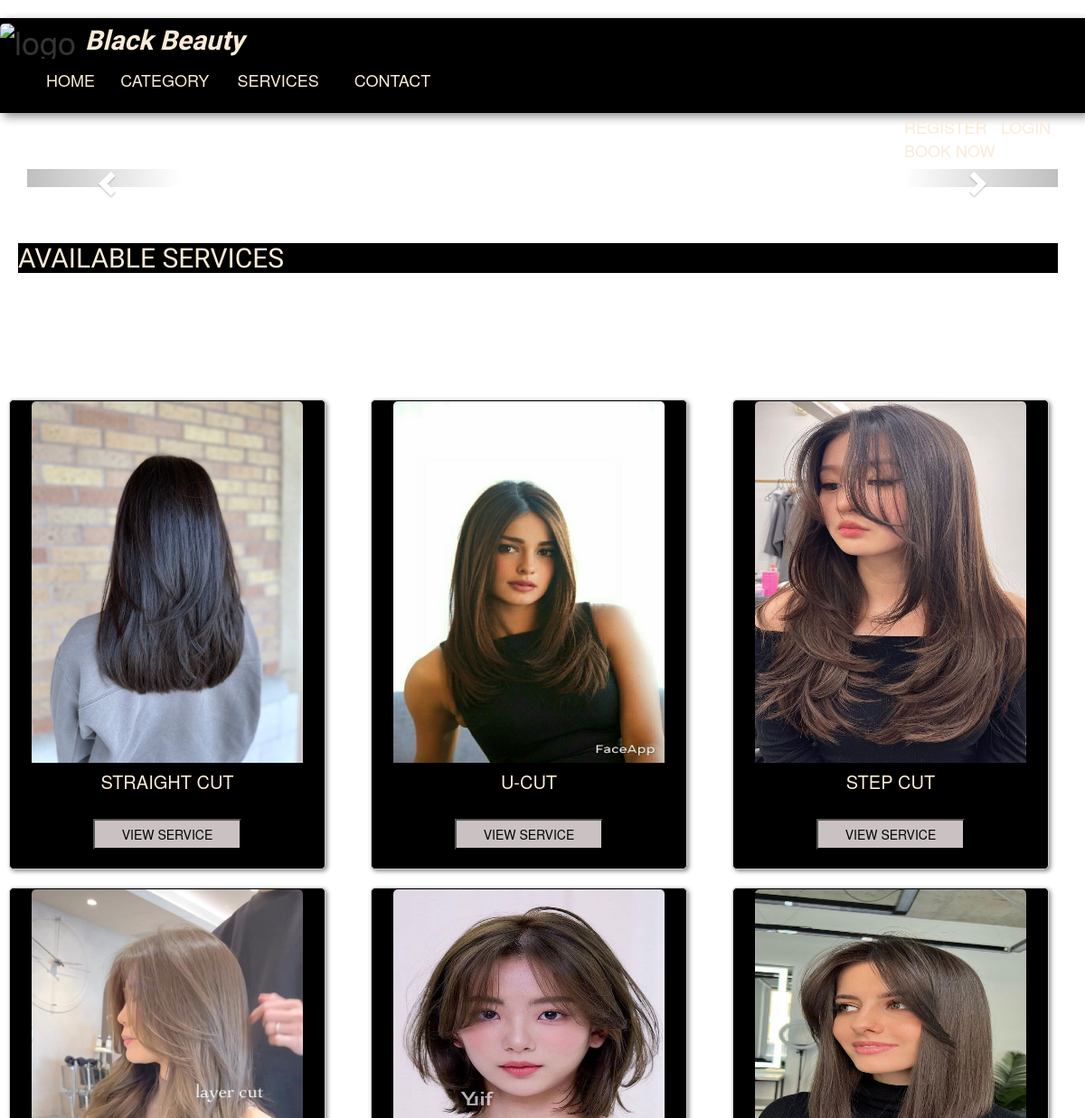
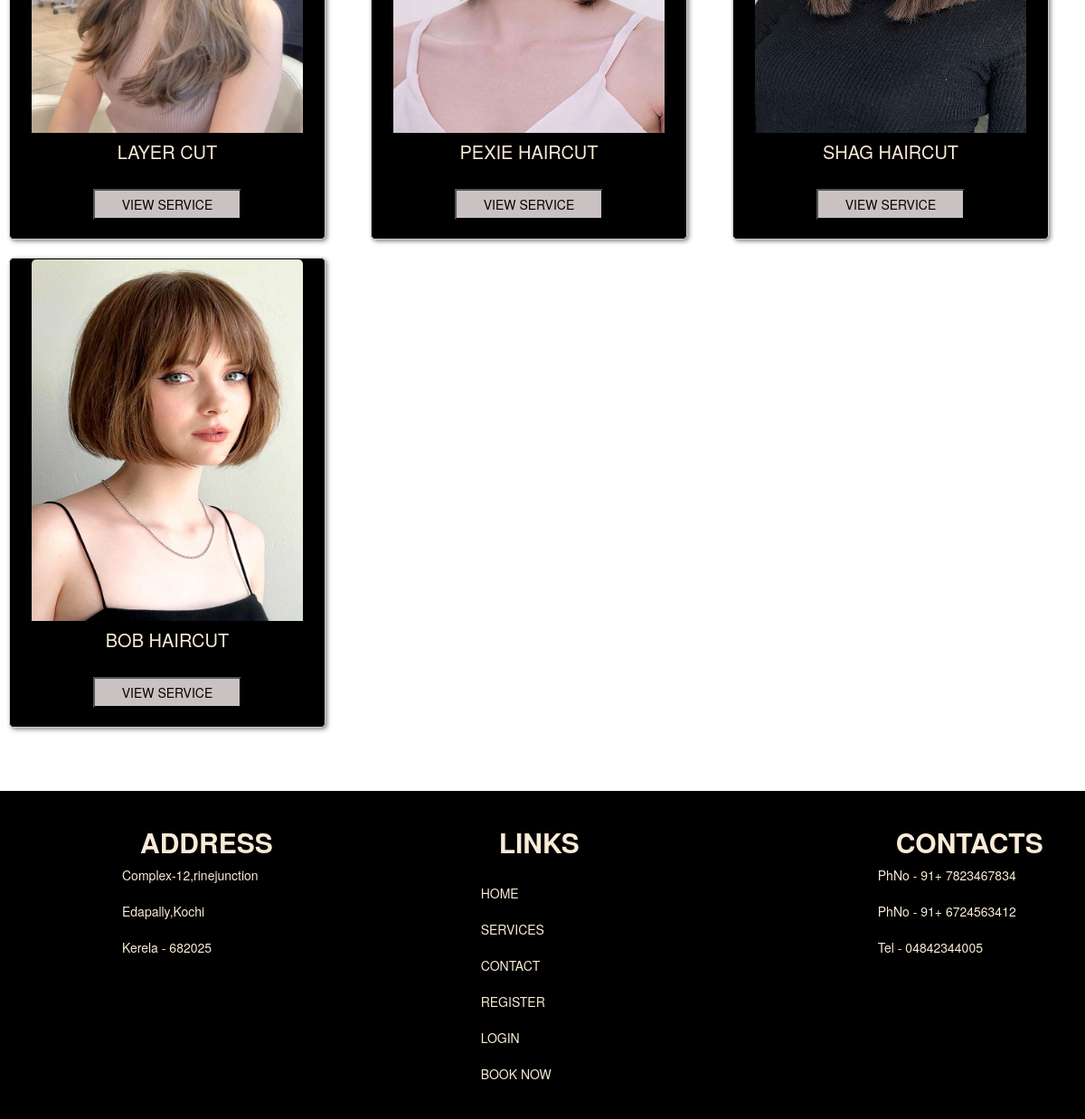
The page /services/HAIRCUT/ on the database its author committed (2 pictures, top to bottom).
### AdminApp/models.py (models this page shows)
class Services(models.Model):
    Add_Services=models.CharField(max_length=60)
    Price=models.IntegerField()
    Image=models.ImageField(upload_to='image',default="null.jpg")
    categoryid=models.CharField(max_length=100,default='')

### user/views.py (the view)
# urls.py: path('services/<str:categoryid>/',views.services,name='services'),
def services(request,categoryid):
    if(categoryid =="all"):
        data=Services.objects.all()
    else:
        data=Services.objects.filter(categoryid=categoryid)
    data1=Category.objects.all()
    return render(request,'services.html',{'data':data,'data1':data1})

### user/templates/services.html (shortened to what this page needs)
{% extends 'contact.html' %}
{% load static %}
{% block content %}
    <head>
        <link rel="stylesheet" href="{% static 'saloncards.css' %}">
        <link rel="stylesheet" href="https://maxcdn.bootstrapcdn.com/bootstrap/3.4.1/css/bootstrap.min.css">
    </head>
    <body>
      <div class="container-fluid ">
        <div class="container">
          <div id="myCarousel" class="carousel slide" data-ride="carousel">
              <ol class="carousel-indicators">
                  <li data-target="#myCarousel" data-slide-to="0" class="active"></li>
                  <li data-target="#myCarousel" data-slide-to="1"></li>
                  <li data-target="#myCarousel" data-slide-to="2"></li>
                  <li data-target="#myCarousel" data-slide-to="3"></li>
                  <li data-target="#myCarousel" data-slide-to="4"></li>
                  <li data-target="#myCarousel" data-slide-to="5"></li>
              </ol>
          <div class="carousel-inner">
              <div class="item active">
                  <center><img src="https://img.freepik.com/free-photo/woman-washing-head-hairsalon_1157-27179.jpg?size=626&ext=jpg&ga=GA1.1.953376797.1698401189&semt=sph" alt="" style="width:40%;"></center>
              </div>
          </div>
          <a class="left carousel-control" href="#myCarousel" data-slide="prev">
              <span class="glyphicon glyphicon-chevron-left"></span>
          </a>
          <a class="right carousel-control" href="#myCarousel" data-slide="next">
              <span class="glyphicon glyphicon-chevron-right"></span>
          </a>
          </div>
        </div>
</div>
      <br><br>
      <h2 style="font-size: 30px;color: antiquewhite;font-family: 'Edu TAS Beginner', cursive;">AVAILABLE SERVICES</h2>
      <br><br><br><br><br><br>
        <div class="row">
           {% for i in data %}
            <div class="col-md-6"  style="width: 40rem;">
              <div class="card" style="background-color: black ;">
                <center>
                <img class="card-img-top" src="{{i.Image.url}}" alt="Card image" width="300px" height="400px" >
                <h5 class="card-title" style="color: antiquewhite;font-size: 20px;">{{i.Add_Services}}</h5></center><br>
                <center><a style="text-decoration: none; color: rgb(116, 13, 13);"  href="{% url 'details' categoryid=i.id %}" class="card-link"><button id="detailsbutton">VIEW SERVICE</button></center> </a>&nbsp;&nbsp;
              </div>
            </div>
           {% endfor %}
        </div>
    </body>
{% endblock %}

### user/templates/contact.html (shortened to what this page needs)
<!DOCTYPE html>
{% load static %}
<html>
    <head>
        <link rel="stylesheet" href="{% static 'contact.css' %}">
        <link rel="stylesheet" href="https://maxcdn.bootstrapcdn.com/bootstrap/3.4.1/css/bootstrap.min.css">
    </head>
    <body>
        <header>
            <div class="top">
                <h1>
                    <img src="https://static.vecteezy.com/system/resources/previews/024/284/257/original/beauty-salon-logo-design-free-vector.jpg" alt="logo" class="logo">
                     <b style="font-size: 30px;color: antiquewhite;font-family: 'Edu TAS Beginner', cursive;"><i>Black Beauty</i></b>
                </h1>
                <nav class="navbar">
                    <div class="nav-left">
                        <a id="home" style="text-decoration: none;font-size: 18px;color: antiquewhite;" href="{% url 'home' %}">HOME</a></div>
                        <a id="services" class="dropbtn" style="text-decoration: none;font-size: 18px;color: antiquewhite;" href="{% url 'saloncards' %}">CATEGORY</a>&nbsp;&nbsp;&nbsp;&nbsp;&nbsp;&nbsp;&nbsp;
                        <a id="home" style="text-decoration: none;font-size: 18px;color: antiquewhite;" href="{% url 'services' categoryid='all' %}">SERVICES</a>&nbsp;&nbsp;&nbsp;&nbsp;&nbsp;&nbsp;&nbsp;&nbsp;&nbsp;
                        <a id="contact" style="text-decoration: none;font-size: 18px;color: antiquewhite;" href="{% url 'contact' %}">CONTACT</a>
                    </div>
                    <div class="nav-right">
                    {% if 'loginid' in request.session %}
                       <a id="welcome" style="text-decoration: none;font-size: 18px;color: antiquewhite;" href="">Welcome, {{request.session.loginname}}&nbsp;&nbsp;&nbsp;&nbsp;
                       <a id="logout" style="text-decoration: none;font-size: 18px;color: antiquewhite;" href="">LOGOUT</a>&nbsp;&nbsp;&nbsp;
                    {% else %}
                       <a id="register" style="text-decoration: none;font-size: 18px;color: antiquewhite;" href="{% url 'register' %}">REGISTER</a>&nbsp;&nbsp;&nbsp;
                       <a id="login" style="text-decoration: none;font-size: 18px;color: antiquewhite;" href="{% url 'login' %}">LOGIN</a>&nbsp;&nbsp;&nbsp;
                    {% endif %}
                       <a id="booknow" style="text-decoration: none;font-size: 18px;color: antiquewhite;" href="{% url 'saloncards' %}">BOOK NOW</a>
                    </div>
        </header>
        <br><br>
        {% block content %}{% endblock %}
    <br><br><br>
        <footer>
            <div class="container-fluid">
                <div id="address">
                    <h2 style="color:antiquewhite"><b>ADDRESS</b></h2>
                    <p style="color:antiquewhite"> Complex-12,rinejunction<br><br>Edapally,Kochi<br><br>Kerela - 682025</p>
                </div>
                <div id="links">
                    <h2 style="color:antiquewhite"><b>LINKS</h2></b><br>
                    <a style="text-decoration: none;color:antiquewhite;" href="{% url 'home' %}">HOME</a><br><br>
                    <a style="text-decoration: none;color:antiquewhite ;" href="{% url 'saloncards' %}">SERVICES</a><br><br>
                    <a style="text-decoration: none;color:antiquewhite ;" href="{% url 'contact' %}" >CONTACT</a><br><br>
                    <a style="text-decoration: none;color:antiquewhite;" href="{% url 'register' %}">REGISTER</a><br><br>
                    <a style="text-decoration: none;color:antiquewhite ;" href="{% url 'login' %}">LOGIN</a><br><br>
                    <a style="text-decoration: none;color:antiquewhite;" href="{% url 'saloncards' %}">BOOK NOW</a><br><br>
                </div>
                <div id="contacts">
                    <h2 style="color:antiquewhite"><b>CONTACTS</b></h2>
                    <p style="color:antiquewhite">PhNo - 91+ 7823467834<br><br>PhNo - 91+ 6724563412<br><br>Tel - 04842344005</p>
                </div>
            </div>
        </footer>
    </body>
</html>
    </body>
</html>

### user/static/contact.css (style rules this page uses)
header { background-color: black; box-shadow: 4px 4px 10px #888888; }
.logo { width: 7%; margin-right: 0px; }
.nav-left { position: absolute; left: 50px; top: 0px; }
.nav-right { position: absolute; top: 128px; left: 1000px; }
h1 { padding: 0px; margin-bottom: 0px; }
.container-fluid { display: flex; }
footer { position: relative; bottom: 0px; background-color: black; padding: 20px; }
#address { margin-left: 100px; }
#links { margin-left: 200px; }
#contacts { margin-left: 300px; }
body { padding: 0px; margin: 0px; }

### user/static/saloncards.css (style rules this page uses)
.card { border: 1px solid #ccc; border-radius: 5px; padding: 1px; margin: 10px; box-shadow: 2px 2px 5px #888888; }
.container { padding: 2px 16px; }
img { border-radius: 5px 5px 0 0; }
* { box-sizing: border-box; }
.container-fluid { display: flex; }
#detailsbutton { background-color: rgb(202, 194, 194); color: black; padding-right: 30px; padding-left: 30px; padding-top: 5px; padding-bottom: 5px; }
h2 { font-size: 50px; color: antiquewhite; font-family: 'Edu TAS Beginner', cursive; background-color: black; margin-left: 20px; margin-right: 30px; }

### rows shown on the page
Services: Image (picture), Add_Services "STRAIGHT CUT"
Services: Image (picture), Add_Services "U-CUT"
Services: Image (picture), Add_Services "STEP CUT"
Services: Image (picture), Add_Services "LAYER CUT"
Services: Image (picture), Add_Services "PEXIE HAIRCUT"
Services: Image (picture), Add_Services "SHAG HAIRCUT"
Services: Image (picture), Add_Services "BOB HAIRCUT"
